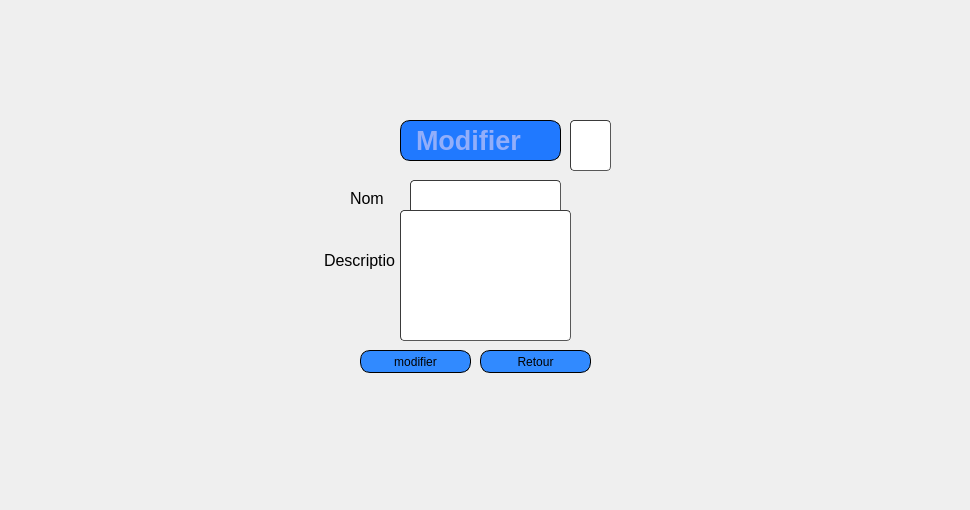
       <widget class="QWidget" name="page_15">
        <widget class="QLabel" name="label_44">
         <property name="geometry">
          <rect>
           <x>0</x>
           <y>10</y>
           <width>961</width>
           <height>491</height>
          </rect>
         </property>
         <property name="text">
          <string/>
         </property>
         <property name="pixmap">
          <pixmap resource="qt.qrc">:/new/prefix1/icons/haya.png</pixmap>
         </property>
        </widget>
        <widget class="QLabel" name="label_45">
         <property name="geometry">
          <rect>
           <x>320</x>
           <y>100</y>
           <width>341</width>
           <height>301</height>
          </rect>
         </property>
         <property name="text">
          <string/>
         </property>
         <property name="pixmap">
          <pixmap resource="qt.qrc">:/new/prefix1/icons/imf.jpg</pixmap>
         </property>
        </widget>
        <widget class="QLineEdit" name="nom_modif_c">
         <property name="geometry">
          <rect>
           <x>410</x>
           <y>180</y>
           <width>151</width>
           <height>41</height>
          </rect>
         </property>
         <property name="styleSheet">
          <string notr="true">	border-width: 1px; border-radius: 4px;
	border-color: rgb(58, 58, 58);
	border-style: inset;
	padding: 0 8px;


	selection-color: rgb(60, 63, 65);</string>
         </property>
        </widget>
        <widget class="QLineEdit" name="desc_modif_c">
         <property name="geometry">
          <rect>
           <x>400</x>
           <y>210</y>
           <width>171</width>
           <height>131</height>
          </rect>
         </property>
         <property name="styleSheet">
          <string notr="true">	border-width: 1px; border-radius: 4px;
	border-color: rgb(58, 58, 58);
	border-style: inset;
	padding: 0 8px;


	selection-color: rgb(60, 63, 65);</string>
         </property>
        </widget>
        <widget class="QPushButton" name="modifier_c">
         <property name="geometry">
          <rect>
           <x>360</x>
           <y>350</y>
           <width>111</width>
           <height>23</height>
          </rect>
         </property>
         <property name="styleSheet">
          <string notr="true">	border: 1px solid black;
border-radius: 10px;
padding: 0 8px;
background: #318aff;
font: bold, &quot;Arial&quot;;;
text-align:center;
</string>
         </property>
         <property name="text">
          <string>modifier</string>
         </property>
         <property name="icon">
          <iconset resource="qt.qrc">
           <normaloff>:/new/prefix1/icons/icons8_checkmark_96px.png</normaloff>:/new/prefix1/icons/icons8_checkmark_96px.png</iconset>
         </property>
        </widget>
        <widget class="QPushButton" name="Annuler_c">
         <property name="geometry">
          <rect>
           <x>480</x>
           <y>350</y>
           <width>111</width>
           <height>23</height>
          </rect>
         </property>
         <property name="styleSheet">
          <string notr="true">border: 1px solid black;
border-radius: 10px;
padding: 0 8px;
background: #318aff;
font: bold, &quot;Arial&quot;;;
text-align:center;

</string>
         </property>
         <property name="text">
          <string>Retour</string>
         </property>
         <property name="icon">
          <iconset resource="qt.qrc">
           <normaloff>:/new/prefix1/icons/icons8_back_to_200px.png</normaloff>:/new/prefix1/icons/icons8_back_to_200px.png</iconset>
         </property>
        </widget>
        <widget class="QLabel" name="label_46">
         <property name="geometry">
          <rect>
           <x>350</x>
           <y>190</y>
           <width>55</width>
           <height>16</height>
          </rect>
         </property>
         <property name="font">
          <font>
           <family>Arial</family>
           <pointsize>12</pointsize>
          </font>
         </property>
         <property name="text">
          <string>Nom</string>
         </property>
        </widget>
        <widget class="QLabel" name="label_47">
         <property name="geometry">
          <rect>
           <x>324</x>
           <y>250</y>
           <width>71</width>
           <height>21</height>
          </rect>
         </property>
         <property name="font">
          <font>
           <family>Arial</family>
           <pointsize>12</pointsize>
          </font>
         </property>
         <property name="text">
          <string>Description</string>
         </property>
        </widget>
        <widget class="QLabel" name="label_95">
         <property name="geometry">
          <rect>
           <x>400</x>
           <y>120</y>
           <width>161</width>
           <height>41</height>
          </rect>
         </property>
         <property name="font">
          <font>
           <family>Arial</family>
           <pointsize>20</pointsize>
           <weight>75</weight>
           <italic>false</italic>
           <bold>true</bold>
          </font>
         </property>
         <property name="styleSheet">
          <string notr="true">border: 1px solid black;
background-color: rgb(32, 121, 255);
color: rgb(146, 174, 250);
border-radius: 10px;
padding: 0 8px;

font: bold, &quot;Arial&quot;;;
text-align:center;</string>
         </property>
         <property name="text">
          <string>Modifier</string>
         </property>
        </widget>
        <widget class="QLineEdit" name="id_modif_c">
         <property name="geometry">
          <rect>
           <x>570</x>
           <y>120</y>
           <width>41</width>
           <height>51</height>
          </rect>
         </property>
         <property name="styleSheet">
          <string notr="true">	border-width: 1px; border-radius: 4px;
	border-color: rgb(58, 58, 58);
	border-style: inset;
	padding: 0 8px;


	selection-color: rgb(60, 63, 65);</string>
         </property>
        </widget>
       </widget>
